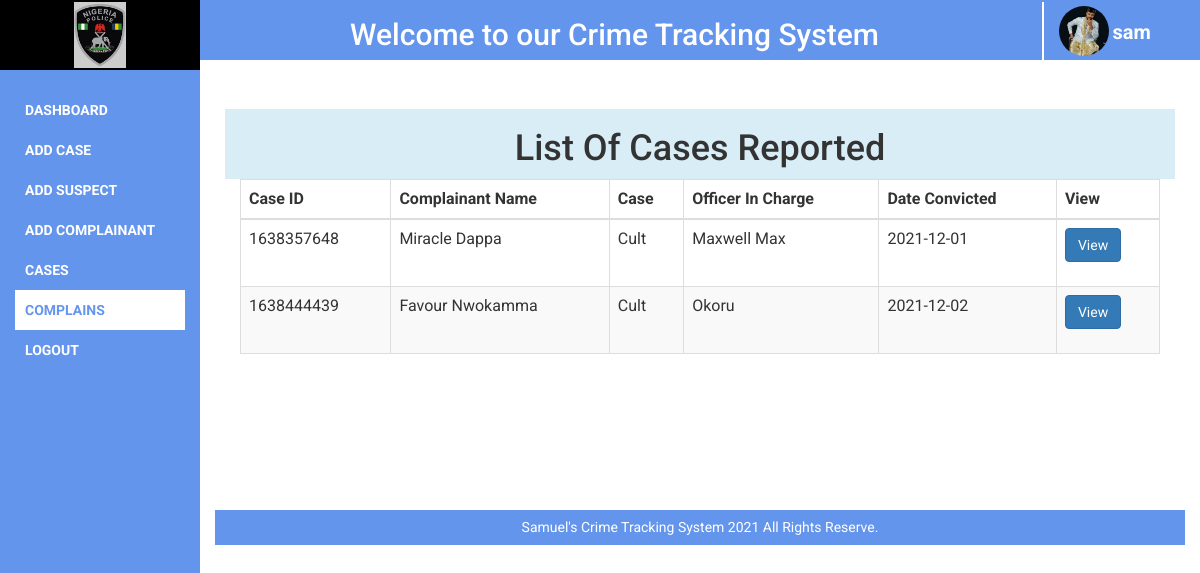
Page /Complains (signed in) on the committed database.
### tables this page shows
CREATE TABLE `complainant` (
  `id` int(11) NOT NULL,
  `id_number` varchar(15) NOT NULL,
  `name` varchar(30) NOT NULL,
  `email` varchar(50) NOT NULL,
  `pics` varchar(200) NOT NULL,
  `adds` text NOT NULL,
  `phone` varchar(15) NOT NULL,
  `sex` varchar(7) NOT NULL,
  `ms` varchar(15) NOT NULL,
  `occupation` varchar(25) NOT NULL,
  `date_convicted` date NOT NULL,
  `report_time` varchar(10) NOT NULL,
  `report_date` date NOT NULL,
  `remark` text NOT NULL,
  `oic` varchar(30) NOT NULL,
  `crime` varchar(50) NOT NULL
);

### config/dblink.php (called while the page is built, shortened)
<?php
class Sam{
private $connect = NULL;
public function __construct()
  {
$servername = "localhost";
$username = "root";
$password = "";
$dbname = "samuel";
  $this->connect = "";
  try{
  $this->connect = new PDO("mysql:host=$servername;dbname=$dbname", $username, $password);
  $this->connect->setAttribute(PDO::ATTR_ERRMODE, PDO::ERRMODE_EXCEPTION);
  $this->connect->exec("SET CHARACTER SET utf8");
    }
  catch(PDOException $e) {
  echo 'Error: ' . $e->getMessage();
        }
  }
 public function tbl_select($tblquery,$tblvalue = array())
 {
 try{
  $stmt = $this->connect->prepare($tblquery);
  $stmt->execute($tblvalue);
  $results = $stmt->fetchAll(PDO::FETCH_ASSOC);
  return $results;
} catch(PDOException $e) {
    echo 'Error: ' . $e->getMessage();
  }
 }
  }
?>

### pages/Complains.php (the view, shortened to what this page needs)
<div class="row">
    <div class="col-md-12 text-center bg-info" style="margin-top:9px">
        <h1>List Of Cases Reported</h1>
    </div>
</div>
<table class="table table-hover table-bordered table-striped">
        <thead>
            <tr>
                <th>Case ID</th>
                <th>Complainant Name</th>
                <th>Case</th>
                <th>Officer In Charge</th>
                <th>Date Convicted</th>
                <th>View</th>
            </tr>
        </thead>
        <tbody>
            <tr>
                <?php
                    $tblquery = "SELECT * FROM complainant ORDER BY report_date DESC";
                    $tblvalue = array();
                    $select = $collect->tbl_select($tblquery, $tblvalue);
                    foreach($select as $data){
                        extract($data);
                        ?>
                        <?php
                            echo "
                                <tr>
                                    <td>$id_number</td>
                                    <td>$name</td>
                                    <td>$crime</td>
                                    <td>$oic</td>
                                    <td>$date_convicted</td>
                                    <td>
                                        <form action='listOfCrime' method='POST'>
                                            <input type='hidden' name='id' value='$id_number'>
                                            <input type='hidden' name='oic' value='$oic'>
                                            <input type='hidden' name='cc' value='$crime'>
                                            <input type='hidden' name='dc' value='$date_convicted'>
                                            <input type='submit' name='view' class='btn btn-primary' value='View'>
                                        </form>
                                    </td>
                                </tr>
                            ";
                    }
                ?>
            </tr>
        </tbody>
    </table>

### styles/stylesheet.css (style rules this page uses)
body { box-sizing: border-box; font-family: 'Roboto', sans-serif; margin: 0; overflow-x: hidden; padding: 0; }

### rows in the picture
complainant: id_number "1638357648", name "Miracle Dappa", crime "Cult", oic "Maxwell Max", date_convicted "2021-12-01"
complainant: id_number "1638444439", name "Favour Nwokamma", crime "Cult", oic "Okoru", date_convicted "2021-12-02"

### other values in the picture
$_SESSION['username'] "sam"
